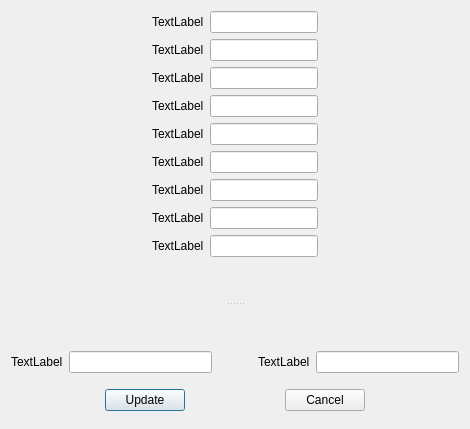
<?xml version="1.0" encoding="UTF-8"?>
<ui version="4.0">
 <class>DialogProfil</class>
 <widget class="QDialog" name="DialogProfil">
  <property name="geometry">
   <rect>
    <x>0</x>
    <y>0</y>
    <width>470</width>
    <height>429</height>
   </rect>
  </property>
  <property name="windowTitle">
   <string>DialogProfil</string>
  </property>
  <layout class="QVBoxLayout" name="verticalLayout_2">
   <item>
    <widget class="QSplitter" name="splitter">
     <property name="orientation">
      <enum>Qt::Vertical</enum>
     </property>
     <widget class="QWidget" name="">
      <layout class="QHBoxLayout" name="horizontalLayout_2">
       <item>
        <spacer name="horizontalSpacer_2">
         <property name="orientation">
          <enum>Qt::Horizontal</enum>
         </property>
         <property name="sizeHint" stdset="0">
          <size>
           <width>40</width>
           <height>20</height>
          </size>
         </property>
        </spacer>
       </item>
       <item>
        <layout class="QFormLayout" name="formLayout">
         <item row="0" column="0">
          <widget class="QLabel" name="label">
           <property name="text">
            <string>TextLabel</string>
           </property>
          </widget>
         </item>
         <item row="0" column="1">
          <widget class="QLineEdit" name="lineEdit"/>
         </item>
         <item row="1" column="0">
          <widget class="QLabel" name="label_8">
           <property name="text">
            <string>TextLabel</string>
           </property>
          </widget>
         </item>
         <item row="1" column="1">
          <widget class="QLineEdit" name="lineEdit_8"/>
         </item>
         <item row="2" column="0">
          <widget class="QLabel" name="label_2">
           <property name="text">
            <string>TextLabel</string>
           </property>
          </widget>
         </item>
         <item row="2" column="1">
          <widget class="QLineEdit" name="lineEdit_2"/>
         </item>
         <item row="3" column="0">
          <widget class="QLabel" name="label_3">
           <property name="text">
            <string>TextLabel</string>
           </property>
          </widget>
         </item>
         <item row="3" column="1">
          <widget class="QLineEdit" name="lineEdit_5"/>
         </item>
         <item row="4" column="0">
          <widget class="QLabel" name="label_4">
           <property name="text">
            <string>TextLabel</string>
           </property>
          </widget>
         </item>
         <item row="4" column="1">
          <widget class="QLineEdit" name="lineEdit_7"/>
         </item>
         <item row="5" column="0">
          <widget class="QLabel" name="label_7">
           <property name="text">
            <string>TextLabel</string>
           </property>
          </widget>
         </item>
         <item row="5" column="1">
          <widget class="QLineEdit" name="lineEdit_3"/>
         </item>
         <item row="6" column="0">
          <widget class="QLabel" name="label_5">
           <property name="text">
            <string>TextLabel</string>
           </property>
          </widget>
         </item>
         <item row="6" column="1">
          <widget class="QLineEdit" name="lineEdit_4"/>
         </item>
         <item row="7" column="0">
          <widget class="QLabel" name="label_6">
           <property name="text">
            <string>TextLabel</string>
           </property>
          </widget>
         </item>
         <item row="7" column="1">
          <widget class="QLineEdit" name="lineEdit_6"/>
         </item>
         <item row="8" column="0">
          <widget class="QLabel" name="label_9">
           <property name="text">
            <string>TextLabel</string>
           </property>
          </widget>
         </item>
         <item row="8" column="1">
          <widget class="QLineEdit" name="lineEdit_9"/>
         </item>
        </layout>
       </item>
       <item>
        <spacer name="horizontalSpacer_3">
         <property name="orientation">
          <enum>Qt::Horizontal</enum>
         </property>
         <property name="sizeHint" stdset="0">
          <size>
           <width>40</width>
           <height>20</height>
          </size>
         </property>
        </spacer>
       </item>
      </layout>
     </widget>
     <widget class="QWidget" name="">
      <layout class="QVBoxLayout" name="verticalLayout">
       <item>
        <spacer name="verticalSpacer_2">
         <property name="orientation">
          <enum>Qt::Vertical</enum>
         </property>
         <property name="sizeType">
          <enum>QSizePolicy::Fixed</enum>
         </property>
         <property name="sizeHint" stdset="0">
          <size>
           <width>20</width>
           <height>40</height>
          </size>
         </property>
        </spacer>
       </item>
       <item>
        <layout class="QHBoxLayout" name="horizontalLayout">
         <item>
          <widget class="QLabel" name="label_10">
           <property name="text">
            <string>TextLabel</string>
           </property>
          </widget>
         </item>
         <item>
          <widget class="QLineEdit" name="lineEdit_10"/>
         </item>
         <item>
          <spacer name="horizontalSpacer">
           <property name="orientation">
            <enum>Qt::Horizontal</enum>
           </property>
           <property name="sizeType">
            <enum>QSizePolicy::Maximum</enum>
           </property>
           <property name="sizeHint" stdset="0">
            <size>
             <width>40</width>
             <height>20</height>
            </size>
           </property>
          </spacer>
         </item>
         <item>
          <widget class="QLabel" name="label_11">
           <property name="text">
            <string>TextLabel</string>
           </property>
          </widget>
         </item>
         <item>
          <widget class="QLineEdit" name="lineEdit_11"/>
         </item>
        </layout>
       </item>
       <item>
        <spacer name="verticalSpacer">
         <property name="orientation">
          <enum>Qt::Vertical</enum>
         </property>
         <property name="sizeType">
          <enum>QSizePolicy::Fixed</enum>
         </property>
         <property name="sizeHint" stdset="0">
          <size>
           <width>20</width>
           <height>5</height>
          </size>
         </property>
        </spacer>
       </item>
       <item>
        <layout class="QHBoxLayout" name="horizontalLayout_3">
         <item>
          <spacer name="horizontalSpacer_5">
           <property name="orientation">
            <enum>Qt::Horizontal</enum>
           </property>
           <property name="sizeHint" stdset="0">
            <size>
             <width>40</width>
             <height>20</height>
            </size>
           </property>
          </spacer>
         </item>
         <item>
          <widget class="QPushButton" name="pushButton_2">
           <property name="text">
            <string>Update</string>
           </property>
          </widget>
         </item>
         <item>
          <spacer name="horizontalSpacer_4">
           <property name="orientation">
            <enum>Qt::Horizontal</enum>
           </property>
           <property name="sizeHint" stdset="0">
            <size>
             <width>40</width>
             <height>20</height>
            </size>
           </property>
          </spacer>
         </item>
         <item>
          <widget class="QPushButton" name="pushButton">
           <property name="text">
            <string>Cancel</string>
           </property>
          </widget>
         </item>
         <item>
          <spacer name="horizontalSpacer_6">
           <property name="orientation">
            <enum>Qt::Horizontal</enum>
           </property>
           <property name="sizeHint" stdset="0">
            <size>
             <width>40</width>
             <height>20</height>
            </size>
           </property>
          </spacer>
         </item>
        </layout>
       </item>
      </layout>
     </widget>
    </widget>
   </item>
  </layout>
 </widget>
 <resources/>
 <connections/>
</ui>
